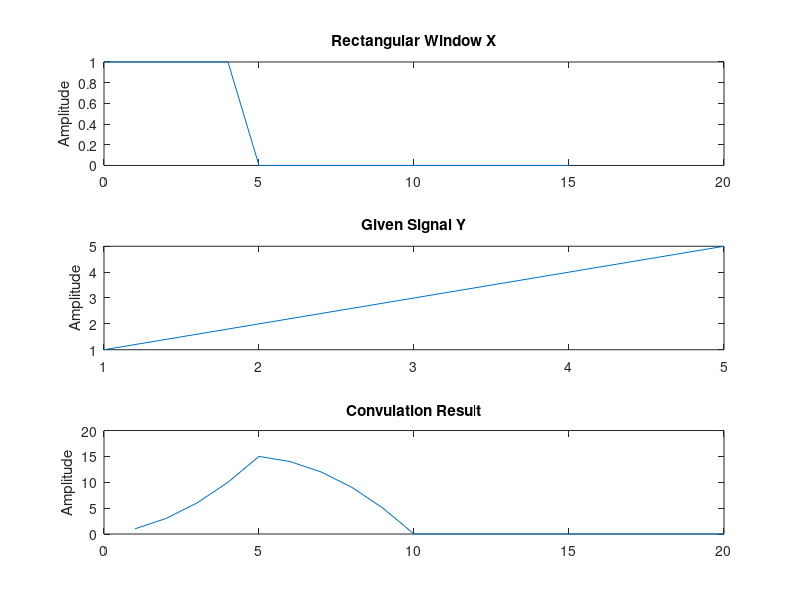

This chart was generated by the following MATLAB code:
clc; 
clear all; 
close all;

n = 0:15;           % time index for the discrete signal from 0 to 15 with unity sampling

u = [(n)>=0];       % Unit Step
u5 = [(n-5)>=0];    % Delayed step 
a5 = 5* u;          % Scaled unit step
x = u-u5;           % rectangular window x[n]= u[n]- u[n-5]

y = [1 2 3 4 5];

subplot(3,1,1); 
plot(n,x);
title('Rectangular Window X'); 
ylabel('Amplitude')

subplot(3,1,2); 
plot(y)
title('Given Signal Y'); 
ylabel('Amplitude')

subplot(3,1,3); 
plot(conv(x, y));
title('Convulation Result'); 
ylabel('Amplitude')
                        
